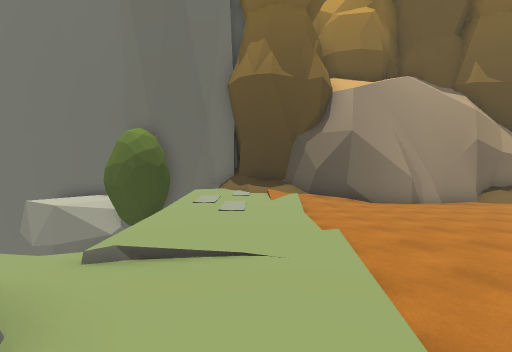
[1] (above)

24 first-person views from a walk through a Unity game level. The camera is 1.5 m above the floor, tilts 4° down and sees 90° across. The floor is counted in squares, 2 m on a side. Each view is taken from the middle of a square. On the plan, view 1 faces up. The plan holds only what a view shows up to about 9 squares ahead; the rest is blank. The place goes on beyond the plan. The player is left out.

[2]
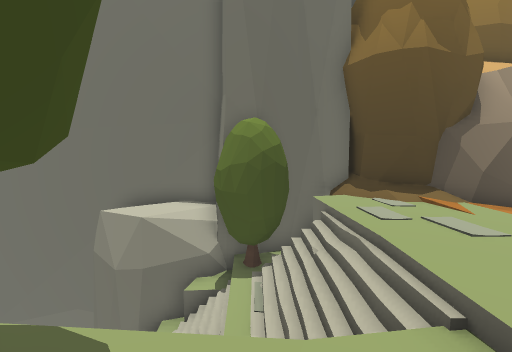

[3]
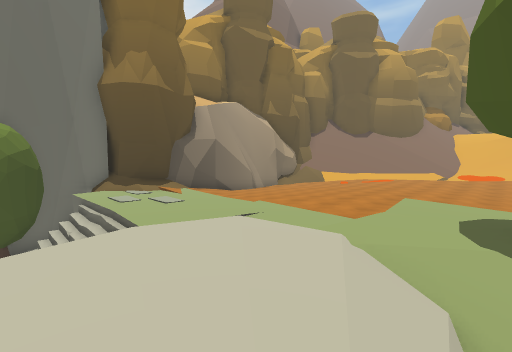

[4]
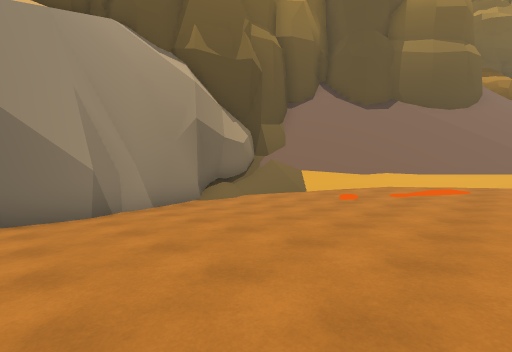

[5]
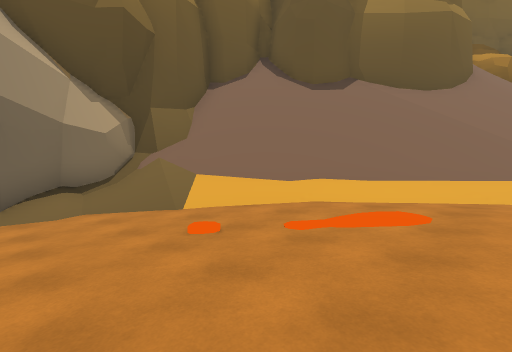

[6]
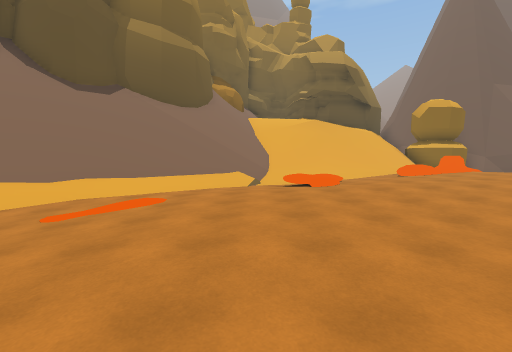

[7]
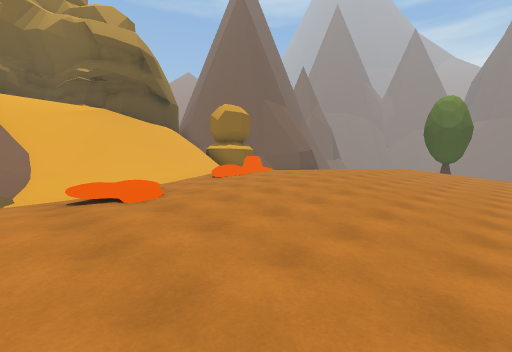

[8]
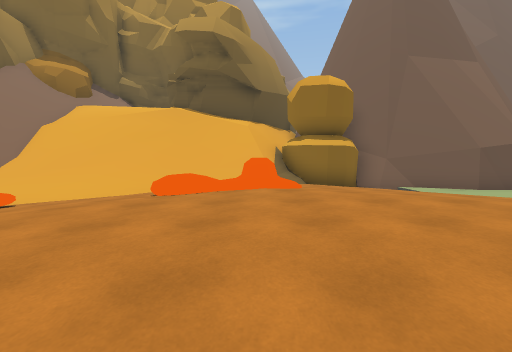

[9]
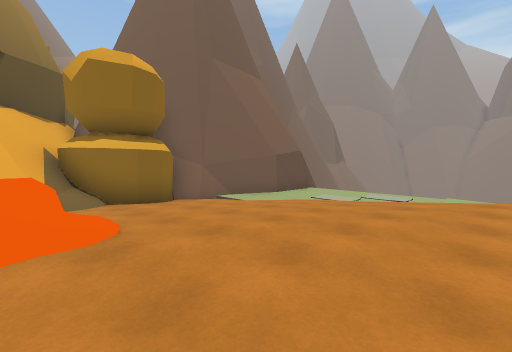

[10]
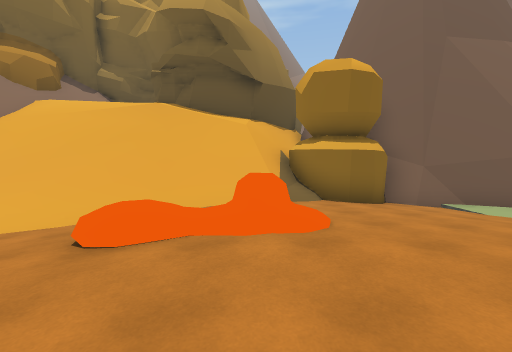

[11]
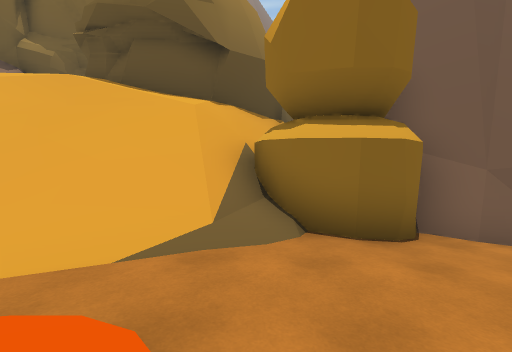

[12]
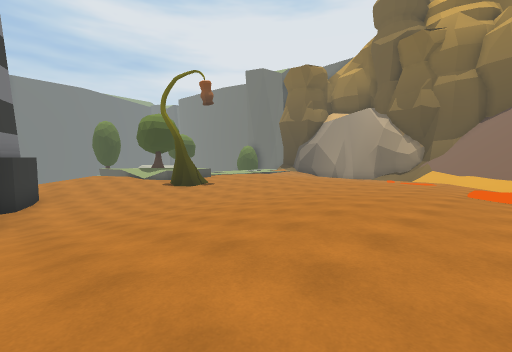

[13]
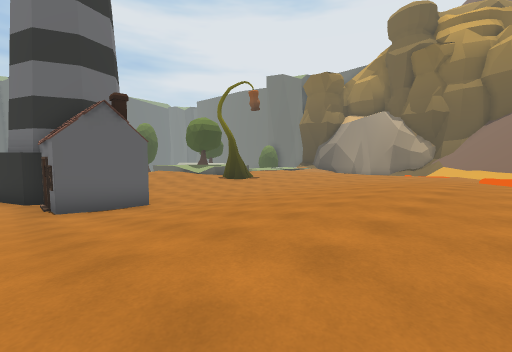

[14]
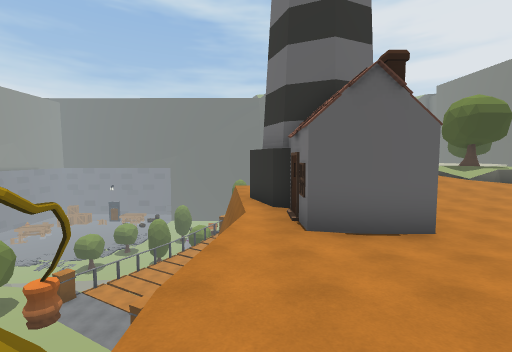

[15]
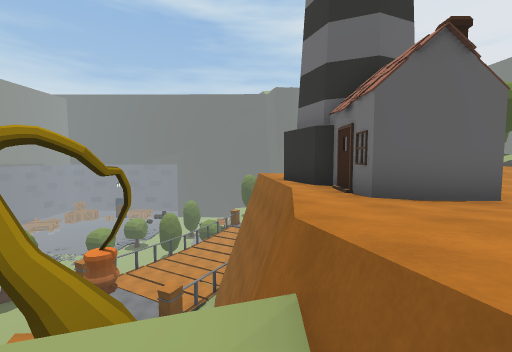

[16]
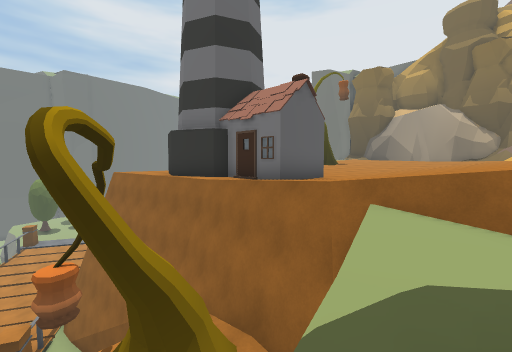

[17]
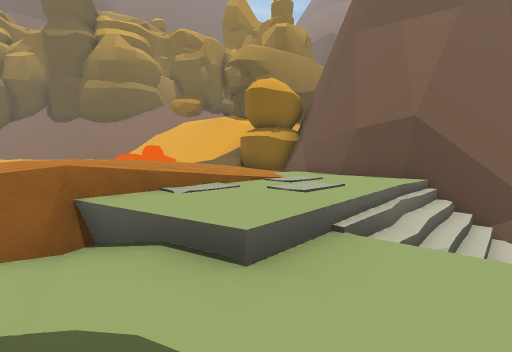

[18]
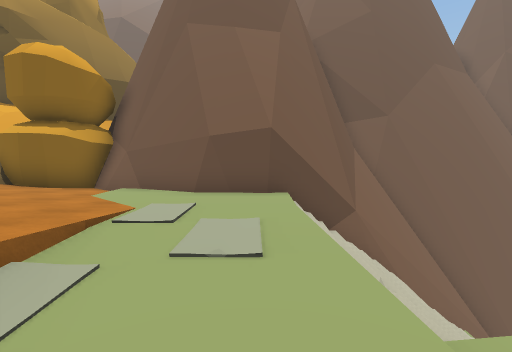

[19]
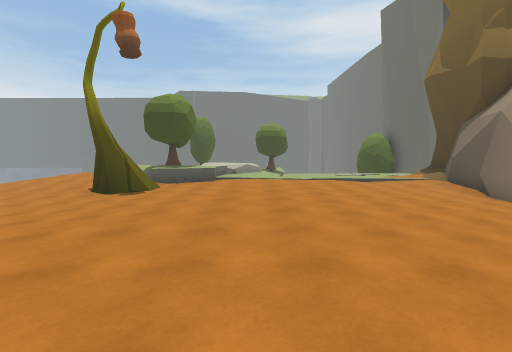

[20]
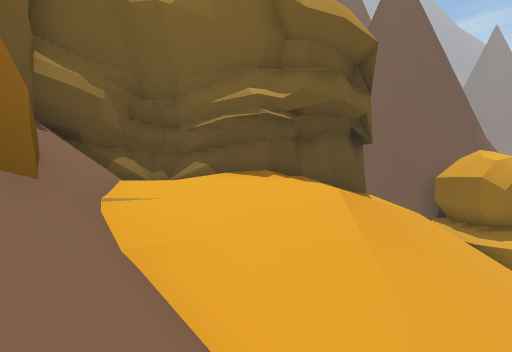

[21]
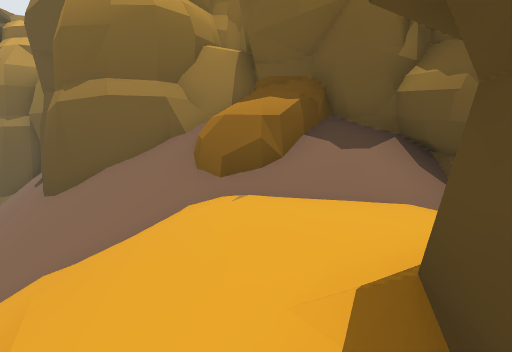

[22]
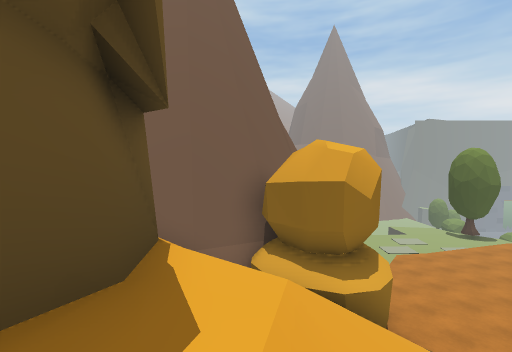

[23]
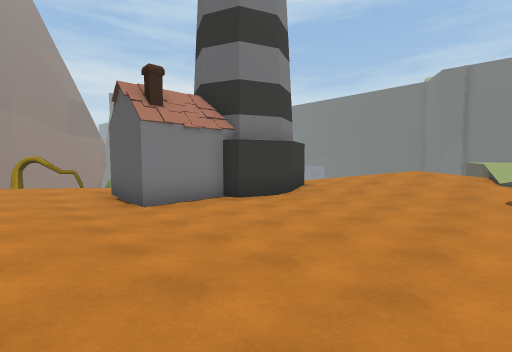

[24]
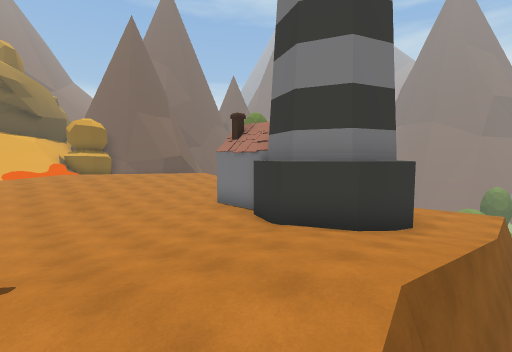

### Floor plan
Key: @ floor where view 1 was taken; # wall or solid block; . main floor; : floor 0.75 m higher than the main floor; - floor 0.75 m lower than the main floor; + floor 2.25 m higher than the main floor; * floor 5.5 m higher than the main floor; % floor 6.25 m higher than the main floor; _ floor 7.25 m lower than the main floor; < floor 11.25 m lower than the main floor; ( floor 12 m lower than the main floor; / step, stairs or slope; ≈ liquid the walk keeps out of; ^ raised ledge; v drop or lower ground; T tree; R rock; W tower; O other object.
Columns run from 7 left of view 1 to 26 right of it. Each row starts with its distance up from view 1.
 11     ####
 10   ###v/###     ########
  9 #RRTT..//#######//////#
  8  vv//....--------/////##
  7   v///...---------/////##
  6   v///...----------/////#
  5    ///.....--------.////#######
  4  --///............≈≈.////////####
  3  T  --................///////##/##
  2    ///................-///////%//#
  1    :::................O-/////*%%%#
  0    ::::@:/...........OO-//////%%%#
 -1    ::::::///-----.......//////%#^
 -2        T  ##-----...:...///////#
 -3       :::..------..:::.O./////#
 -4      vvv..-------..::::O./////#
 -5        v..-------..::::OO./////#
 -6        v..-------..:::::../^///##
 -7        v.--------..:::::...###/+#
 -8        v-W###----..::::....###^^
 -9        v-##   W--..::::...-#
-10        v-   WWW--..:::...--#
-11        v--##-----..::...--##
-12        vvvvvvvvvv/-----..-#
-13         ###     Ov--/-..--#
-14         #(       v--//////#
-15         <#/       /---////#
-16          </            ///##
-17          <<              /##
-18          <<              /_#
-19                            #
-20                            #

Positions as (right, up) in squares from view 1, and headings:
1: (0, 0), facing up
2: (-4, 2), facing up
3: (-4, -1), facing up-right
4: (4, 3), facing up-right
5: (8, 3), facing up-right
6: (7, 2), facing right
7: (9, 2), facing down-right
8: (11, -5), facing right
9: (13, -5), facing down-right
10: (13, -5), facing right
11: (16, -6), facing right
12: (14, -8), facing up-left
13: (14, -11), facing up-left
14: (11, -11), facing left
15: (11, -12), facing left
16: (11, -15), facing up-left
17: (12, -15), facing up-right
18: (13, -13), facing right
19: (11, 2), facing left
20: (20, 3), facing down-right
21: (23, -2), facing up
22: (22, -2), facing down
23: (9, -3), facing down-left
24: (0, -3), facing down-right
